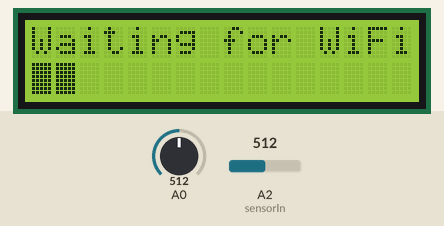
This sketch was run on a simulated Arduino Uno, built with avr-gcc and run on an emulated ATmega328P. On the bench: 16×2 character LCD. The test bench sets the inputs (shaded band); at power-on: A0 = 512, A2 (sensorIn) = 512. What the sketch prints to the serial monitor is not drawn.

Above: at 0.7 s.
At 11.2 s:
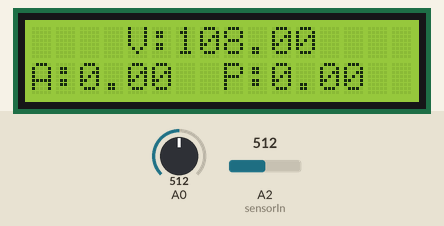
11.3 s: A0 set to 716
At 22.9 s:
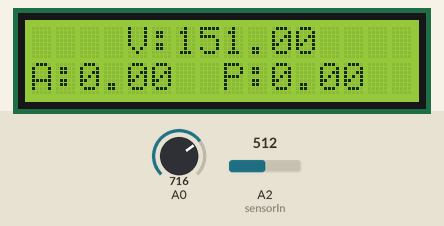
23.2 s: A0 set to 900
At 34.6 s:
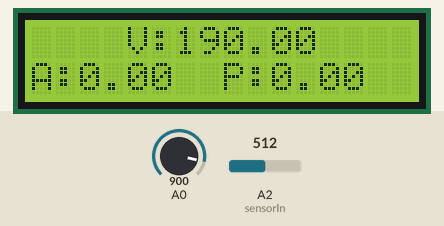
34.9 s: A0 set to 1010
At 46.1 s:
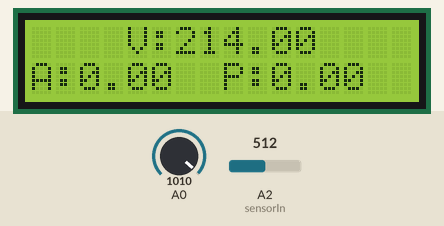
Timing chart, 0 to 47.6 s (numbered marks = the images above; inputs shaded):
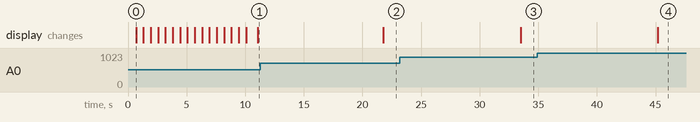

Measured:
- after the input at 11.3 s, the display: changes after 10.5 s (image 2)
- after the input at 23.2 s, the display: changes after 10.3 s (image 3)
- after the input at 34.9 s, the display: changes after 10.3 s (image 4)
- what the display in image 0 shows lasts 0.6 s, from 0.7 s to 1.3 s

The sketch:

UnoCode.ino
```cpp
#include<SoftwareSerial.h>
// include the library code:
#include <LiquidCrystal.h>

// initialize the library with the numbers of the interface pins
LiquidCrystal lcd(12, 11, 7, 6, 5, 4); //initialise the LCD module

float V, P;
const int sensorIn = 2; //input pin for current sensor
int a, mVperAmp = 186; // use 100 for 20A Module and 66 for 30A Module

byte block[8] = {            // defining the custom character
  0b11111,
  0b11111,
  0b11111,
  0b11111,
  0b11111,
  0b11111,
  0b11111,
  0b11111
};

double Voltage = 0;    //Variable for the voltage reading from the
float VRMS = 0;   // Variable for the calculation of AmpsRMS
float AmpsRMS = 0;  //RMS reading from the sensor
SoftwareSerial firebase(2, 3);

int i;
void setup()
{

  lcd.begin(16, 2);    //Starting the lcd module
  Serial.begin(9600);  // initialising the serial port
  firebase.begin(115200);  //initialising the ESP8266 Node MCU
  lcd.setCursor(0, 0);
  lcd.print("Waiting for WiFi");    //starting the wifi
  lcd.createChar(1, block);


  for (i = 0; i <= 15; i++)
  {
    lcd.setCursor(i, 1);
    lcd.write(1);
    delay(625);
  }
  lcd.clear();
  lcd.setCursor(4, 0);
  lcd.print("V:");
  lcd.setCursor(0, 1);
  lcd.print("A:");
  lcd.setCursor(8, 1);
  lcd.print("P:");
}


void loop()
{
  a = analogRead(0);
  V = map(a, 0, 1084, 0, 230);
  Serial.println(V);
  firebase.println(V);
  lcd.setCursor(6, 0);
  lcd.print(V);
  Voltage = getVPP();
  VRMS = (Voltage / 2.0) * 0.707;
  AmpsRMS = (VRMS * 1000) / mVperAmp;
  Serial.println(AmpsRMS);
  firebase.println(AmpsRMS);
  lcd.setCursor(2, 1);
  lcd.print(AmpsRMS);
  P = V * AmpsRMS;
  lcd.setCursor(10, 1);
  lcd.print(P);
  delay(700);

  delay(10000);
}

float getVPP()
{
  float result;

  int readValue;             //value read from the sensor
  int maxValue = 0;          // store max value here
  int minValue = 1024;       // store min value here

  uint32_t start_time = millis();
  while ((millis() - start_time) < 1000) //sample for 1 Sec
  {
    readValue = analogRead(sensorIn);
    // see if you have a new maxValue
    if (readValue > maxValue)
    {
      /*record the maximum sensor value*/
      maxValue = readValue;
    }
    if (readValue < minValue)
    {
      /*record the maximum sensor value*/
      minValue = readValue;
    }
  }

  // Subtract min from max
  result = ((maxValue - minValue) * 5.0) / 1024.0; //returning the RMS power

  return result;
}
```
